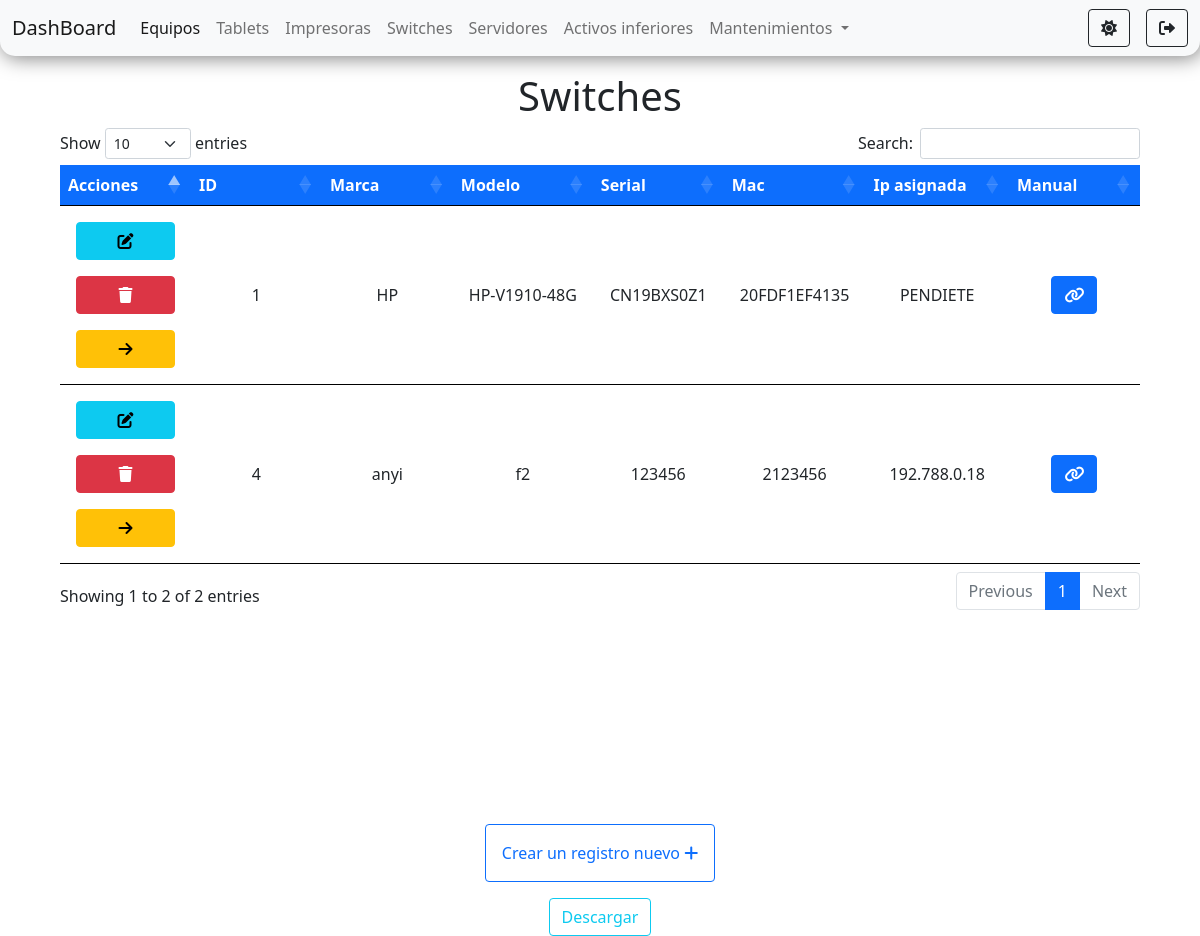
The app's page /pages/switches/switches.php (signed in) with its own data.
### tables this page shows
CREATE TABLE `switches` (
  `id` int(11) NOT NULL,
  `marca` varchar(200) NOT NULL,
  `modelo` varchar(200) NOT NULL,
  `serial` varchar(200) NOT NULL,
  `mac` varchar(200) NOT NULL,
  `ip` varchar(200) NOT NULL,
  `manual` varchar(200) NOT NULL
);

### tables/tables.php (called while the page is built, shortened)
<?php
    $switches = "SELECT *FROM switches";
    $switchesResult = $connection->query($switches);
?>

### pages/switches/switches.php (the view, shortened to what this page needs)
<?php
    require_once('../../connection/connection.php');
    require_once('../../tables/tables.php');
?>
<!doctype html>
<html lang="es">
<head>
    <link rel="stylesheet" href="https://cdnjs.cloudflare.com/ajax/libs/font-awesome/6.0.0-beta2/css/all.min.css" />
    <link href="https://cdn.jsdelivr.net/npm/bootstrap@5.1.2/dist/css/bootstrap.min.css" rel="stylesheet"
>
    <link rel="stylesheet" href="https://cdn.datatables.net/1.11.3/css/dataTables.bootstrap5.min.css">
    <link rel="stylesheet" href="../../styles/styles.css">
</head>
<body id="body">
    <nav class="navbar navbar-expand-lg navbar-light bg-light" id="navbar">
        <div class="container-fluid">
            <a class="navbar-brand" href="../../components/router.php?page=dashboard">DashBoard</a>
            <div class="collapse navbar-collapse" id="navbarSupportedContent">
                <ul class="navbar-nav me-auto mb-2 mb-lg-0">
                    <li class="nav-item">
                        <a class="nav-link active" aria-current="page"
                            href="../../components/router.php?page=equipos">Equipos</a>
                    </li>
                    <li class="nav-item">
                        <a class="nav-link" href="../../components/router.php?page=tablets">Tablets</a>
                    </li>
                    <li class="nav-item">
                        <a class="nav-link" href="../../components/router.php?page=impresoras">Impresoras</a>
                    </li>
                    <li class="nav-item">
                        <a class="nav-link" href="../../components/router.php?page=switches">Switches</a>
                    </li>
                    <li class="nav-item">
                        <a class="nav-link" href="../../components/router.php?page=servidores">Servidores</a>
                    </li>
                    <li class="nav-item">
                        <a class="nav-link" href="../../components/router.php?page=activos_inferiores">Activos inferiores</a>
                    </li>
                    <li class="nav-item dropdown">
                        <a class="nav-link dropdown-toggle" href="#" id="navbarScrollingDropdown" role="button"
                            data-bs-toggle="dropdown" aria-expanded="false">
                            Mantenimientos
                        </a>
                    </li>
                </ul>
                <div class="d-flex">
                    <button class="btn me-3 btn-outline-dark" id="btn-oscuro" onclick="onModoOscuro()"
                        title="Modo oscuro"><i class="fas fa-sun"></i></button>
                    <a href="../../components/router.php?page=logout" class="btn btn-outline-dark" id="btn-salir"
                        title="Salir"><i class="fas fa-sign-out-alt"></i></a>
                </div>
            </div>
        </div>
    </nav>
    <div class="container-fluid d-flex flex-column align-items-center mt-3">
        <h1>Switches</h1>
        <div class="tabla">
            <table id="equipos" class="table text-center mt-4">
                <thead>
                    <tr class="bg-primary text-white">
                        <th scope="col">Acciones</th>
                        <th scope="col">ID</th>
                        <th scope="col">Marca</th>
                        <th scope="col">Modelo</th>
                        <th scope="col">Serial</th>
                        <th scope="col">Mac</th>
                        <th scope="col">Ip asignada</th>
                        <th scope="col">Manual</th>
                    </tr>
                </thead>
                <tbody>
                    <?php
                        if($switchesResult ->num_rows>0){
                            while($row = $switchesResult ->fetch_assoc()){
                    ?>
                    <tr id="tr<?php echo $row['id']?>">
                    <td class="d-flex flex-column justify-content-around">
                            <a href="./edid.php?id=<?php echo $row['id']?>" class="btn btn-info m-2"  title="editar"><i class="fas fa-edit"></i></a>
                            <a  onclick="confirmar('<?php echo $row['id']?>', 'switches')" class="btn btn-danger m-2"  title="eliminar"><i class="fas fa-trash"></i></a>
                            <a  onclick="select('<?php echo $row['id']?>')" class="btn btn-warning m-2"  title="seleccionar"><i class="fas fa-arrow-right"></i></a>
                        </td>
                        <td><?php echo $row['id']  ?></td>
                        <td><?php echo $row['marca'] ?></td>
                        <td><?php echo $row['modelo'] ?></td>
                        <td><?php echo $row['serial']?></td>
                        <td><?php echo $row['mac']?></td>
                        <td><?php echo $row['ip']  ?></td>
                        <td><a class="btn btn-primary" href="<?php echo $row["manual"] ?>" title="<?php echo $row["manual"] ?>" target="_blank"><i class="fas fa-link"></i></a></td>
                    </tr>
                    <?php }} ?>
                </tbody>
            </table>
        </div>
        <a href="./create.php" class="btn btn-outline-primary p-3 m-3">Crear un registro nuevo <i class='fas fa-plus' ></i></a>
        <a href="./exportarTablaSwitches.php" class="btn btn-outline-info">Descargar</a>
    </div>
</body>
</html>

### styles/styles.css (style rules this page uses)
body { min-height: 100vh; }
#navbar { box-shadow: 2px 2px 20px rgb(0 0 0 / 50%); border-bottom-left-radius: 15px; border-bottom-right-radius: 15px; }
.tabla { height: 85vh; width: 90vw; overflow-x: scroll; }
td { min-width: 100px !important; }
tr { border-bottom: 3px solid black; vertical-align: middle; }

### records on screen
switches: id "1", marca "HP", modelo "HP-V1910-48G", serial "CN19BXS0Z1", mac "20FDF1EF4135", ip "PENDIETE"
switches: id "4", marca "anyi", modelo "f2", serial "123456", mac "2123456", ip "192.788.0.18"
